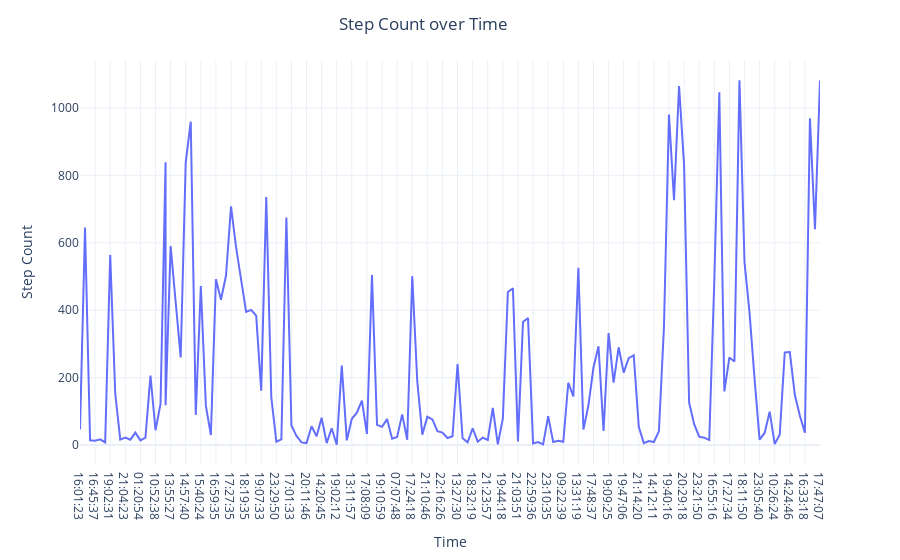

The code cell stored with this chart in its notebook:
### Code cell
fig=px.line(df,y="Step Count",x="Time")
fig.update_layout(title="Step Count over Time",title_x=0.47)
fig.show()

### Figure 1 — Plotly figure (JSON) as saved in the notebook; plotly's stock layout.template omitted (floating-point values rounded to 4 significant figures; data arrays with more than 128 entries replaced by an {"elided": "..."} marker saying what was removed)
{"data": [{"hovertemplate": "Time=%{x}<br>Step Count=%{y}<extra></extra>", "legendgroup": "", "line": {"color": "#636efa", "dash": "solid"}, "marker": {"symbol": "circle"}, "mode": "lines", "name": "", "orientation": "v", "showlegend": false, "type": "scatter", "x": {"elided": "149 str values"}, "xaxis": "x", "y": {"elided": "149 int values"}, "yaxis": "y"}], "layout": {"autosize": true, "legend": {"tracegroupgap": 0}, "margin": {"t": 60}, "title": {"text": "Step Count over Time", "x": 0.47}, "xaxis": {"anchor": "y", "autorange": true, "domain": [0, 1], "range": [0, 147], "title": {"text": "Time"}, "type": "category"}, "yaxis": {"anchor": "x", "autorange": true, "domain": [0, 1], "range": [-59.06, 1142.0], "title": {"text": "Step Count"}, "type": "linear"}}}
